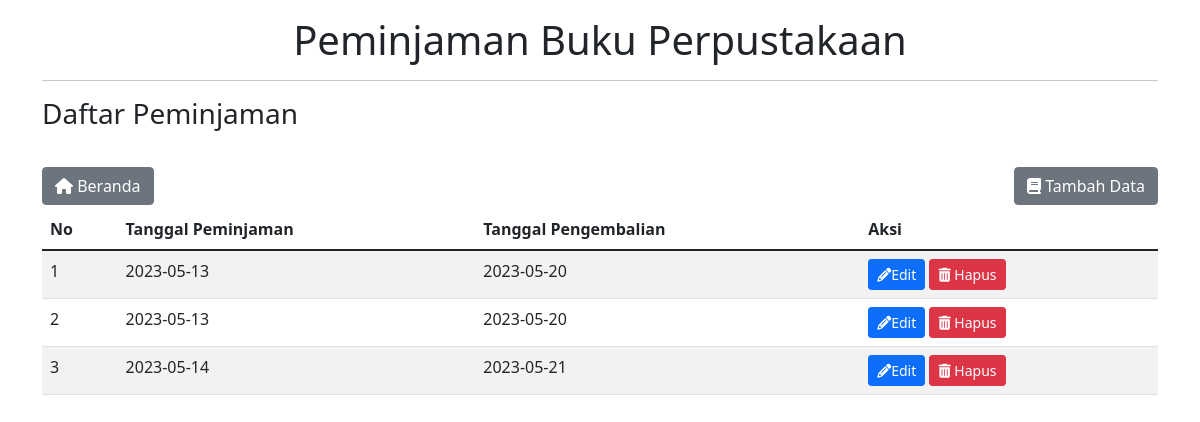
The app's page /Peminjaman.php with its own data.
### tables this page shows
CREATE TABLE `peminjaman` (
  `id_peminjaman` int(13) NOT NULL,
  `tgl_pinjam` date NOT NULL,
  `tgl_kembali` date NOT NULL
);

### Model.php (called while the page is built, shortened)
<?php
class Model {
     public function getPeminjaman()
     {
        $sql = "SELECT * FROM peminjaman";
        $result = mysqli_query($GLOBALS['koneksi'], $sql);
        return $result;
    }
    }
?>

### Peminjaman.php (the view, shortened to what this page needs)
<?php
require "Koneksi.php"; require "Model.php";  $no = 1; $peminjaman = new Model();
$result = $peminjaman->getPeminjaman();
    ?>
<!DOCTYPE html>
<html lang="en"> <head>
    <link href="https://cdn.jsdelivr.net/npm/bootstrap@5.1.3/dist/css/bootstrap.min.css"  rel="stylesheet">
</head>
<body>
<div class="container">
    <div class="row">
        <div class="col-md-12 py-3">
            <h1 style="text-align: center;">Peminjaman Buku Perpustakaan</h1>
            <hr>
            <h3>Daftar Peminjaman</h3></br>
                <a class="btn btn-secondary my-1" href='index.php'"><i class="fa fa-home"></i> Beranda</a>
                <a class="btn btn-secondary my-1" href='FormPeminjaman.php' style="float: right;"><i class="fa fa-book"></i> Tambah Data</a>
            <table class="table table-striped">
                <thead>
                    <tr>
                        <th>No</th>
                        <th>Tanggal Peminjaman</th>
                        <th>Tanggal Pengembalian</th>
                        <th>Aksi</th>
                    </tr>
                </thead>
                <tbody>
                    <?php
                    while  ($row  = mysqli_fetch_assoc($result))  {
                        ?>
                        <tr>
                            <td><?= $no++ ?></td>
                            <td><?= $row['tgl_pinjam'] ?></td>
                            <td><?= $row['tgl_kembali'] ?></td>
                            <td>
                                <a href="FormPeminjaman.php?id_peminjaman=<?= $row['id_peminjaman']; ?>" class='btn btn-primary btn-sm ml-2'><i class="fa fa-pencil"></i>Edit</a>
                                <a href="javascript:confirmDelete('Peminjaman.php?id_peminjaman=<?= $row['id_peminjaman']; ?>')" class='btn btn-danger btn-sm ml-2'><i class="fa fa-trash"></i> Hapus</a>
                            </td>
                        </tr>
                        <?php
                    }
                    ?>
                </tbody>
                </table>
                </div>
            </div>
        </div>
</body>
</html>

### records on screen
peminjaman: tgl_pinjam "2023-05-13", tgl_kembali "2023-05-20"
peminjaman: tgl_pinjam "2023-05-13", tgl_kembali "2023-05-20"
peminjaman: tgl_pinjam "2023-05-14", tgl_kembali "2023-05-21"
